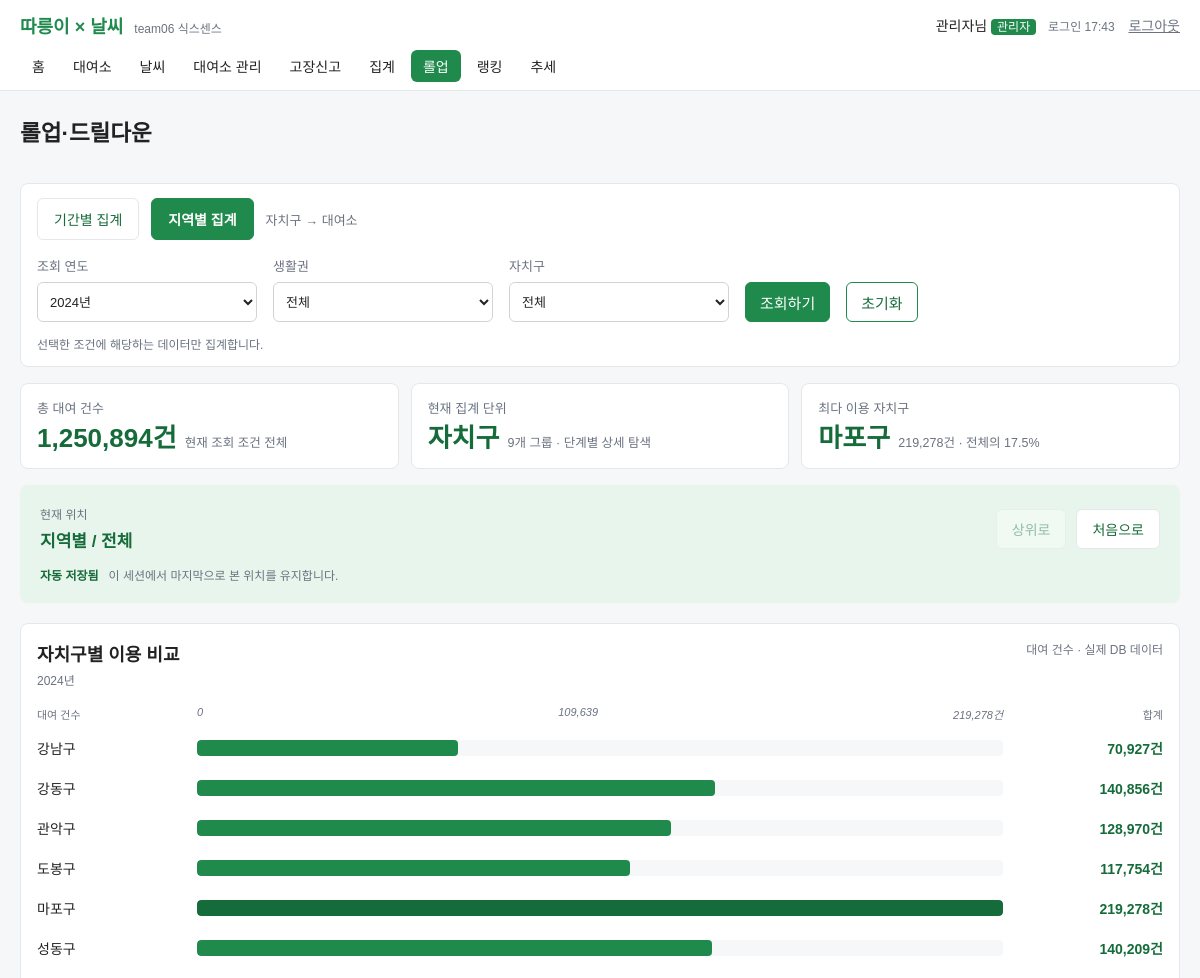
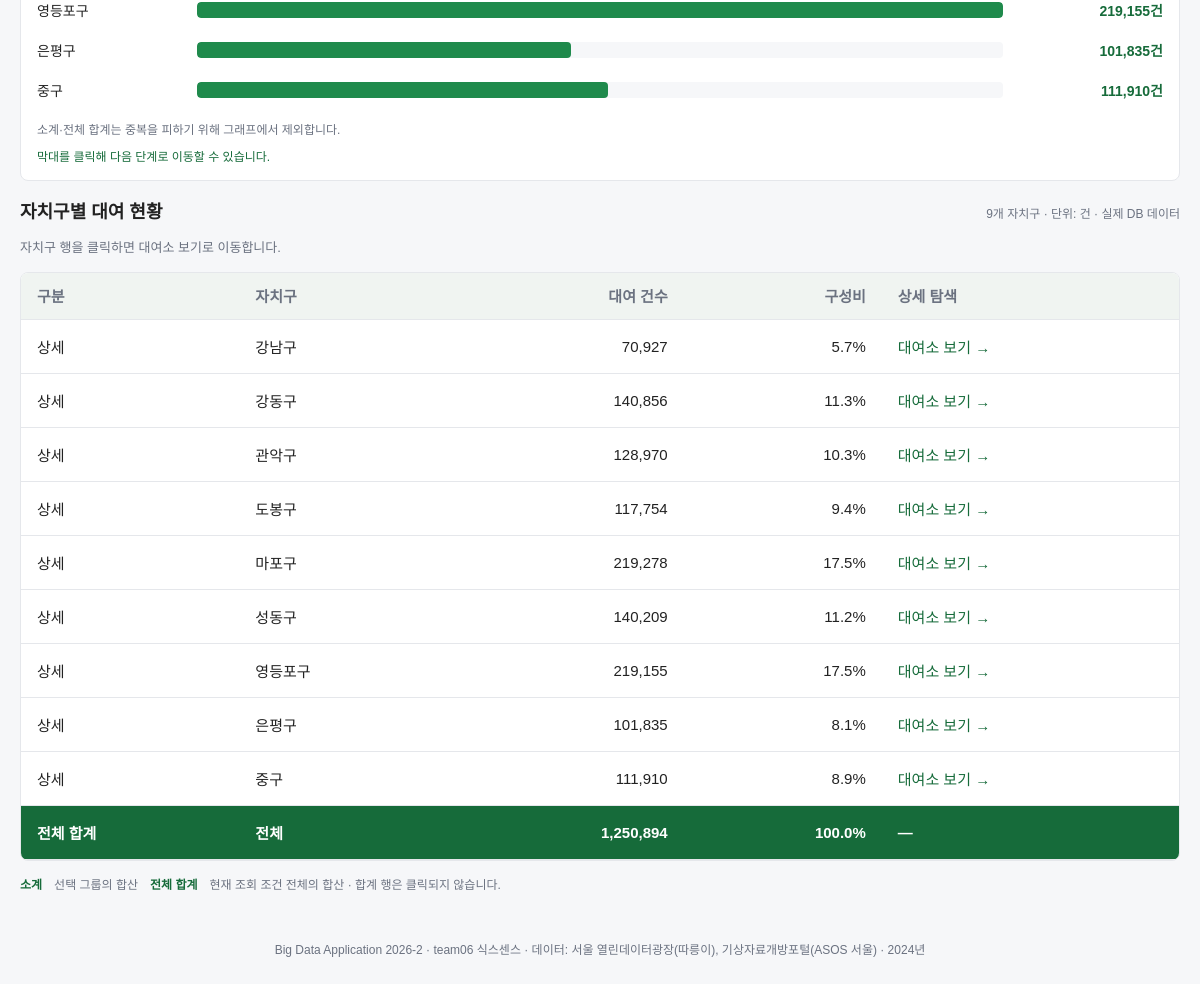
The app's page /rollup.php?mode=space&year=2024&depth=0&reset_path=1 (signed in) with its own data (2 pictures, top to bottom).
### tables this page shows
CREATE TABLE `district` (
  `district_id` int(11) NOT NULL COMMENT '시군구 코드 (행정표준 5자리)',
  `district_name` varchar(10) NOT NULL COMMENT '자치구명',
  `life_zone` enum('도심권','동북권','서북권','서남권','동남권') NOT NULL COMMENT '권역생활권 (5대 생활권)',
  `daytime_index` smallint(5) unsigned NOT NULL COMMENT '주간인구지수 (정수, 2020)',
  `district_type` varchar(5) GENERATED ALWAYS AS (case when `daytime_index` > 109 then '업무형' when `daytime_index` >= 100 then '혼합형' else '주거형' end) STORED COMMENT '지역 유형: 업무형/혼합형/주거형 (생성 컬럼)',
  PRIMARY KEY (`district_id`),
  UNIQUE KEY `uq_district_name` (`district_name`),
  KEY `idx_district_zone_type` (`life_zone`,`district_type`),
  CONSTRAINT `ck_daytime_index` CHECK (`daytime_index` > 0)
);

### rollup.php (the view, shortened to what the rows shown need)
<?php
require_once __DIR__ . '/header.php';
function roll_h($value) {
    return htmlspecialchars((string)$value, ENT_QUOTES, 'UTF-8');
}
function roll_int($value, $default = 0) {
    return ctype_digit((string)$value) ? (int)$value : $default;
}
function roll_query_url(array $base, array $changes = []) {
    $query = array_merge($base, $changes);
    foreach ($query as $key => $value) {
        if ($value === null || $value === '') {
            unset($query[$key]);
        }
    }
    return 'rollup.php?' . http_build_query($query);
}
function roll_bind_execute(mysqli $conn, string $sql, string $types, array $params) {
    $stmt = $conn->prepare($sql);
    if ($types !== '') {
        $stmt->bind_param($types, ...$params);
    }
    $stmt->execute();
    return $stmt;
}
$MODES = ['time', 'space'];
$SEASONS = ['봄', '여름', '가을', '겨울'];
$LIFE_ZONES = ['도심권', '동북권', '서북권', '서남권', '동남권'];
$years = [];
$year_result = $conn->query(
    "SELECT DISTINCT c.year
       FROM calendar c
       JOIN rental_daily r ON r.rent_date = c.cal_date
      ORDER BY c.year DESC"
);
while ($year_row = $year_result->fetch_assoc()) {
    $years[] = (int)$year_row['year'];
}
$district_map = [];
$district_result = $conn->query(
    "SELECT district_id, district_name, life_zone
       FROM district
      ORDER BY FIELD(life_zone, '도심권','동북권','서북권','서남권','동남권'), district_name"
);
while ($district_row = $district_result->fetch_assoc()) {
    $district_row['district_id'] = (int)$district_row['district_id'];
    $district_map[$district_row['district_id']] = $district_row;
}
$saved = isset($_SESSION['rollup_state']) && is_array($_SESSION['rollup_state'])
    ? $_SESSION['rollup_state'] : [];
$mode_input = $_GET['mode'] ?? ($saved['mode'] ?? 'time');
$mode = in_array($mode_input, $MODES, true) ? $mode_input : 'time';
$year_input = roll_int($_GET['year'] ?? ($saved['year'] ?? $years[0]), $years[0]);
$year = in_array($year_input, $years, true) ? $year_input : $years[0];
$life_zone_input = (string)($_GET['life_zone'] ?? ($saved['life_zone'] ?? ''));
$life_zone = in_array($life_zone_input, $LIFE_ZONES, true) ? $life_zone_input : '';
$filter_district_id = roll_int(
    $_GET['filter_district_id'] ?? ($saved['filter_district_id'] ?? 0),
    0
);
if (!isset($district_map[$filter_district_id])) {
    $filter_district_id = 0;
}
$depth = roll_int($_GET['depth'] ?? ($saved['depth'] ?? 0), 0);
$season = (string)($_GET['season'] ?? ($saved['season'] ?? ''));
$month = roll_int($_GET['month'] ?? ($saved['month'] ?? 0), 0);
$path_district_id = roll_int(
    $_GET['path_district_id'] ?? ($saved['path_district_id'] ?? 0),
    0
);
if (isset($_GET['apply']) || isset($_GET['reset_path'])) {
    $depth = 0;
    $season = '';
    $month = 0;
    $path_district_id = 0;
}
if ($mode === 'time') {
    $depth = min($depth, 2);
    if (!in_array($season, $SEASONS, true)) {
        $season = '';
        $depth = 0;
    }
    if ($depth >= 2 && ($month < 1 || $month > 12)) {
        $month = 0;
        $depth = 1;
    }
    $path_district_id = 0;
} else {
    $depth = min($depth, 1);
    if (!isset($district_map[$path_district_id])) {
        $path_district_id = 0;
        $depth = 0;
    }
    $season = '';
    $month = 0;
}
$LEVELS = [
    'time' => [
        0 => [
            'groups' => ['c.season'],
            'selects' => ['c.season AS key_0'],
            'unit' => '계절',
            'title' => '계절별 대여 현황',
            'graph_title' => '계절별 이용 비교',
            'next' => '월별 보기',
        ],
        1 => [
            'groups' => ['c.season', 'c.month'],
            'selects' => ['c.season AS key_0', 'c.month AS key_1'],
            'unit' => '월',
            'title' => '월별 대여 현황',
            'graph_title' => '월별 이용 비교',
            'next' => '일별 보기',
        ],
        2 => [
            'groups' => ['c.season', 'c.month', 'r.rent_date'],
            'selects' => ['c.season AS key_0', 'c.month AS key_1', 'r.rent_date AS key_2'],
            'unit' => '일',
            'title' => '일별 대여 현황',
            'graph_title' => '일별 이용 비교',
            'next' => '',
        ],
    ],
    'space' => [
        0 => [
            'groups' => ['d.district_id'],
            'selects' => ['d.district_id AS key_0', 'MIN(d.district_name) AS label_0'],
            'unit' => '자치구',
            'title' => '자치구별 대여 현황',
            'graph_title' => '자치구별 이용 비교',
            'next' => '대여소 보기',
        ],
        1 => [
            'groups' => ['d.district_id', 's.station_id'],
            'selects' => [
                'd.district_id AS key_0',
                's.station_id AS key_1',
                'MIN(d.district_name) AS label_0',
                'MIN(s.station_name) AS label_1',
            ],
            'unit' => '대여소',
            'title' => '대여소별 대여 현황',
            'graph_title' => '대여소별 이용 비교',
            'next' => '',
        ],
    ],
];
$level = $LEVELS[$mode][$depth];
$where = ['c.year = ?'];
$types = 'i';
$params = [$year];
$select_sql = implode(', ', $level['selects']);
$group_sql = implode(', ', $level['groups']);
$sql = "SELECT {$select_sql},
               COUNT(DISTINCT r.rent_date) AS day_count,
               COUNT(DISTINCT r.station_id) AS station_count,
               SUM(r.rent_count) AS rent_total
          FROM rental_daily r
          JOIN station s ON s.station_id = r.station_id
          JOIN district d ON d.district_id = s.district_id
          JOIN calendar c ON c.cal_date = r.rent_date
         WHERE " . implode(' AND ', $where) . "
         GROUP BY {$group_sql} WITH ROLLUP";
$rows = [];
$detail_rows = [];
$rollup_rows = [];
$grand_total = 0;
$query_error = '';
try {
    $stmt = roll_bind_execute($conn, $sql, $types, $params);
    $raw_rows = $stmt->get_result()->fetch_all(MYSQLI_ASSOC);
    $key_count = count($level['groups']);
    foreach ($raw_rows as $raw) {
        $all_null = true;
        for ($i = 0; $i < $key_count; $i++) {
            if ($raw['key_' . $i] !== null) {
                $all_null = false;
                break;
            }
        }
        $is_detail = $raw['key_' . ($key_count - 1)] !== null;
        if ($all_null) {
            $row_type = 'grand';
            $label = '전체';
            $grand_total = (int)$raw['rent_total'];
        } else {
            $row_type = 'detail';
            if ($mode === 'time') {
                if ($depth === 0) {
                    $label = $raw['key_0'];
                } elseif ($depth === 1) {
                    $label = (int)$raw['key_1'] . '월';
                } else {
                    $label = date('Y-m-d', strtotime($raw['key_2']));
                }
            } else {
                $label = $depth === 0 ? $raw['label_0'] : $raw['label_1'];
            }
        }
        $row = $raw;
        $row['row_type'] = $row_type;
        $row['label'] = $label;
        $row['rent_total'] = (int)$raw['rent_total'];
        $row['day_count'] = (int)$raw['day_count'];
        $row['station_count'] = (int)$raw['station_count'];
        if ($row_type === 'detail') {
            $detail_rows[] = $row;
        } else {
            $rollup_rows[] = $row;
        }
    }
    if ($mode === 'time' && $depth === 0) {
        $season_order = array_flip($SEASONS);
        usort($detail_rows, function ($a, $b) use ($season_order) {
            return ($season_order[$a['label']] ?? 99) <=> ($season_order[$b['label']] ?? 99);
        });
    } elseif ($mode === 'time' && $depth === 1) {
        usort($detail_rows, function ($a, $b) {
            return (int)$a['key_1'] <=> (int)$b['key_1'];
        });
    } elseif ($mode === 'time' && $depth === 2) {
        usort($detail_rows, function ($a, $b) {
            return strcmp($a['key_2'], $b['key_2']);
        });
    } else {
        usort($detail_rows, function ($a, $b) {
            return strcmp($a['label'], $b['label']);
        });
    }
    $rows = array_merge($detail_rows, $rollup_rows);
} catch (mysqli_sql_exception $e) {
    $query_error = '데이터를 불러오지 못했습니다. 다시 조회해 주세요.';
}
$max_value = 0;
foreach ($detail_rows as $detail_row) {
    if ($detail_row['rent_total'] > $max_value) {
        $max_value = $detail_row['rent_total'];
    }
}
$base_query = [
    'mode' => $mode,
    'year' => $year,
    'life_zone' => $life_zone,
    'filter_district_id' => $filter_district_id ?: null,
    'depth' => $depth,
    'season' => $season,
    'month' => $month ?: null,
    'path_district_id' => $path_district_id ?: null,
];
?>
<main class="container rollup-page">
  <div class="rollup-title">
    <div>
      <h2>롤업·드릴다운</h2>
    </div>
  </div>
  <?php if ($query_error !== ''): ?>
    <p class="msg error rollup-error"><?= roll_h($query_error) ?></p>
  <?php else: ?>
    <section class="panel rollup-chart">
      <?php if (!$detail_rows): ?>
        <p class="empty">조건에 맞는 집계 결과가 없습니다.</p>
      <?php else: ?>
        <?php foreach ($detail_rows as $chart_row):
          $width = $max_value > 0 ? max(0.5, $chart_row['rent_total'] / $max_value * 100) : 0;
          $drill_changes = [];
          if ($mode === 'time' && $depth === 0) {
              $drill_changes = ['depth' => 1, 'season' => $chart_row['key_0']];
          } elseif ($mode === 'time' && $depth === 1) {
              $drill_changes = ['depth' => 2, 'month' => (int)$chart_row['key_1']];
          } elseif ($mode === 'space' && $depth === 0) {
              $drill_changes = ['depth' => 1, 'path_district_id' => (int)$chart_row['key_0']];
          }
          $can_drill = $level['next'] !== '';
          $chart_url = $can_drill ? roll_query_url($base_query, $drill_changes) : '';
        ?>
          <div class="rollup-bar-row <?= $chart_row['rent_total'] === $max_value ? 'is-max' : '' ?>">
            <?php if ($can_drill): ?>
              <a class="rollup-bar-label" href="<?= roll_h($chart_url) ?>"><?= roll_h($chart_row['label']) ?></a>
            <?php else: ?>
              <span class="rollup-bar-label"><?= roll_h($chart_row['label']) ?></span>
            <?php endif; ?>
            <div class="rollup-bar-track">
              <?php if ($can_drill): ?><a class="rollup-bar" href="<?= roll_h($chart_url) ?>" style="width:<?= number_format($width, 2, '.', '') ?>%" aria-label="<?= roll_h($chart_row['label']) ?> 상세 보기"></a>
              <?php else: ?><span class="rollup-bar" style="width:<?= number_format($width, 2, '.', '') ?>%"></span><?php endif; ?>
            </div>
            <span class="rollup-bar-value"><?= number_format($chart_row['rent_total']) ?>건</span>
          </div>
        <?php endforeach; ?>
      <?php endif; ?>
    </section>
    <div class="rollup-table-wrap">
      <table class="result rollup-table">
        <thead>
          <tr>
            <th>구분</th>
            <th><?= roll_h($level['unit']) ?></th>
            <th class="num">대여 건수</th>
            <th class="num">구성비</th>
            <th>상세 탐색</th>
          </tr>
        </thead>
        <tbody>
          <?php if (!$rows): ?>
            <tr><td colspan="5" class="empty">조건에 맞는 집계 결과가 없습니다.</td></tr>
          <?php else: foreach ($rows as $row):
            $row_class = $row['row_type'] === 'grand' ? 'grand-row'
                : ($row['row_type'] === 'subtotal' ? 'subtotal-row' : 'detail-row');
            $can_drill = $row['row_type'] === 'detail' && $level['next'] !== '';
            $drill_changes = [];
            if ($can_drill && $mode === 'time' && $depth === 0) {
                $drill_changes = ['depth' => 1, 'season' => $row['key_0']];
            } elseif ($can_drill && $mode === 'time' && $depth === 1) {
                $drill_changes = ['depth' => 2, 'month' => (int)$row['key_1']];
            } elseif ($can_drill && $mode === 'space' && $depth === 0) {
                $drill_changes = ['depth' => 1, 'path_district_id' => (int)$row['key_0']];
            }
            $row_url = $can_drill ? roll_query_url($base_query, $drill_changes) : '';
            $type_label = $row['row_type'] === 'grand' ? '전체 합계'
                : ($row['row_type'] === 'subtotal' ? '소계' : '상세');
          ?>
            <tr class="<?= $row_class ?>" <?= $can_drill ? 'data-href="' . roll_h($row_url) . '" tabindex="0"' : '' ?>>
              <td><?= roll_h($type_label) ?></td>
              <td><?= roll_h($row['label']) ?></td>
              <td class="num"><?= number_format($row['rent_total']) ?></td>
              <td class="num"><?= number_format($grand_total > 0 ? $row['rent_total'] / $grand_total * 100 : 0, 1) ?>%</td>
              <td>
                <?php if ($can_drill): ?>
                  <a class="rollup-row-link" href="<?= roll_h($row_url) ?>"><?= roll_h($level['next']) ?></a>
                <?php else: ?>—<?php endif; ?>
              </td>
            </tr>
          <?php endforeach; endif; ?>
        </tbody>
      </table>
    </div>
  <?php endif; ?>
</main>
<?php require_once __DIR__ . '/footer.php'; ?>

### records on screen
district: label "강남구", $width 32.35 (drawn), rent_total "70,927", type_label "상세", rent_total "5.7"
district: label "강동구", $width 64.24 (drawn), rent_total "140,856", type_label "상세", rent_total "11.3"
district: label "관악구", $width 58.82 (drawn), rent_total "128,970", type_label "상세", rent_total "10.3"
district: label "도봉구", $width 53.70 (drawn), rent_total "117,754", type_label "상세", rent_total "9.4"
district: label "마포구", $width 100.00 (drawn), rent_total "219,278", type_label "상세", rent_total "17.5"
district: label "성동구", $width 63.94 (drawn), rent_total "140,209", type_label "상세", rent_total "11.2"
district: label "영등포구", $width 99.94 (drawn), rent_total "219,155", type_label "상세", rent_total "17.5"
district: label "은평구", $width 46.44 (drawn), rent_total "101,835", type_label "상세", rent_total "8.1"
district: label "중구", $width 51.04 (drawn), rent_total "111,910", type_label "상세", rent_total "8.9"

### other values on screen
$user_name "관리자"
$login_time "17:43"
$label "홈"
$label "대여소"
$label "날씨"
$label "대여소 관리"
$label "고장신고"
$label "집계"
$label "롤업"
$label "랭킹"
$label "추세"
$grand_total "1,250,894"
roll_h($level['unit']) "자치구"
$detail_count "9"
roll_h($top_row['label']) "마포구"
